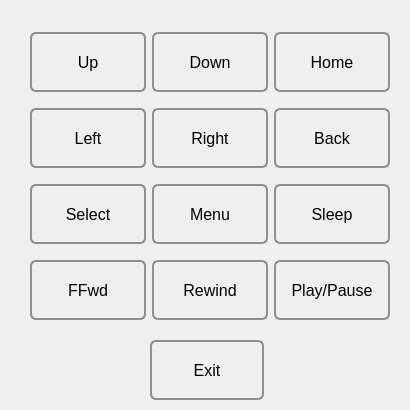
<?xml version="1.0" encoding="UTF-8"?>
<ui version="4.0">
 <class>keyboardDialog</class>
 <widget class="QDialog" name="keyboardDialog">
  <property name="windowModality">
   <enum>Qt::ApplicationModal</enum>
  </property>
  <property name="geometry">
   <rect>
    <x>0</x>
    <y>0</y>
    <width>410</width>
    <height>410</height>
   </rect>
  </property>
  <property name="minimumSize">
   <size>
    <width>410</width>
    <height>410</height>
   </size>
  </property>
  <property name="maximumSize">
   <size>
    <width>410</width>
    <height>410</height>
   </size>
  </property>
  <property name="windowTitle">
   <string>Wifi/USB Remote</string>
  </property>
  <property name="toolTipDuration">
   <number>21</number>
  </property>
  <property name="styleSheet">
   <string notr="true">
QPushButton {
    border: 2px solid #8f8f91;
    border-radius: 6px;
    background-color: qlineargradient(x1: 0, y1: 0, x2: 0, y2: 1,
                                      stop: 0 #f6f7fa, stop: 1 #dadbde);
  
}

QPushButton:pressed {
    background-color: qlineargradient(x1: 0, y1: 0, x2: 0, y2: 1,
                                      stop: 0 #dadbde, stop: 1 #f6f7fa);
}

QPushButton:flat {
    border: none; /* no border for a flat push button */
}

QPushButton:default {
    border-color: navy; /* make the default button prominent */
}

QLineEdit {
padding: 1px;
border-style: solid;
border: 2px solid gray;
border-radius: 8px;
}

QComboBox {
    border: 1px solid gray;
    border-radius: 3px;
    padding: 1px 18px 1px 3px;
    min-width: 6em;
}

QComboBox:editable {
    background: white;
}

QComboBox:!editable, QComboBox::drop-down:editable {
     background-color: qlineargradient(x1: 0, y1: 0, x2: 0, y2: 1,
                                      stop: 0 #f6f7fa, stop: 1 #dadbde);
}

/* QComboBox gets the &quot;on&quot; state when the popup is open */
QComboBox:!editable:on, QComboBox::drop-down:editable:on {
    background-color: qlineargradient(x1: 0, y1: 0, x2: 0, y2: 1,
                                      stop: 0 #f6f7fa, stop: 1 #dadbde);
}

QComboBox:on { /* shift the text when the popup opens */
    padding-top: 3px;
    padding-left: 4px;
}

QComboBox::drop-down {
    subcontrol-origin: padding;
    subcontrol-position: top right;
    width: 15px;

    border-left-width: 1px;
    border-left-color: darkgray;
    border-left-style: solid; /* just a single line */
    border-top-right-radius: 3px; /* same radius as the QComboBox */
    border-bottom-right-radius: 3px;
}

QComboBox::down-arrow {
    image: url(/usr/share/icons/crystalsvg/16x16/actions/1downarrow.png);
}

QComboBox::down-arrow:on { /* shift the arrow when popup is open */
    top: 1px;
    left: 1px;
}

QMessageBox {
    border: 2px solid #8f8f91;
    border-radius: 6px;
    background-color: qlineargradient(x1: 0, y1: 0, x2: 0, y2: 1,
                                      stop: 0 #f6f7fa, stop: 1 #dadbde);
  
}

</string>
  </property>
  <property name="locale">
   <locale language="Cornish" country="UnitedKingdom"/>
  </property>
  <property name="sizeGripEnabled">
   <bool>false</bool>
  </property>
  <property name="modal">
   <bool>true</bool>
  </property>
  <widget class="QLabel" name="daddressLabel">
   <property name="geometry">
    <rect>
     <x>200</x>
     <y>710</y>
     <width>191</width>
     <height>16</height>
    </rect>
   </property>
   <property name="text">
    <string>device</string>
   </property>
  </widget>
  <widget class="QPushButton" name="closeButton">
   <property name="geometry">
    <rect>
     <x>150</x>
     <y>340</y>
     <width>114</width>
     <height>60</height>
    </rect>
   </property>
   <property name="minimumSize">
    <size>
     <width>110</width>
     <height>60</height>
    </size>
   </property>
   <property name="font">
    <font>
     <pointsize>12</pointsize>
     <weight>50</weight>
     <bold>false</bold>
    </font>
   </property>
   <property name="focusPolicy">
    <enum>Qt::NoFocus</enum>
   </property>
   <property name="text">
    <string>Exit</string>
   </property>
  </widget>
  <widget class="QWidget" name="keyboarddialog_layoutWidget">
   <property name="geometry">
    <rect>
     <x>30</x>
     <y>22</y>
     <width>360</width>
     <height>308</height>
    </rect>
   </property>
   <layout class="QGridLayout" name="gridLayout">
    <item row="1" column="1">
     <widget class="QPushButton" name="rightButton">
      <property name="minimumSize">
       <size>
        <width>110</width>
        <height>60</height>
       </size>
      </property>
      <property name="font">
       <font>
        <pointsize>12</pointsize>
        <weight>50</weight>
        <bold>false</bold>
       </font>
      </property>
      <property name="focusPolicy">
       <enum>Qt::NoFocus</enum>
      </property>
      <property name="text">
       <string>Right</string>
      </property>
     </widget>
    </item>
    <item row="3" column="2">
     <widget class="QPushButton" name="playpauseButton">
      <property name="minimumSize">
       <size>
        <width>110</width>
        <height>60</height>
       </size>
      </property>
      <property name="font">
       <font>
        <pointsize>12</pointsize>
        <weight>50</weight>
        <bold>false</bold>
       </font>
      </property>
      <property name="focusPolicy">
       <enum>Qt::NoFocus</enum>
      </property>
      <property name="text">
       <string>Play/Pause</string>
      </property>
     </widget>
    </item>
    <item row="2" column="0">
     <widget class="QPushButton" name="selectButton">
      <property name="minimumSize">
       <size>
        <width>110</width>
        <height>60</height>
       </size>
      </property>
      <property name="font">
       <font>
        <pointsize>12</pointsize>
        <weight>50</weight>
        <bold>false</bold>
       </font>
      </property>
      <property name="focusPolicy">
       <enum>Qt::NoFocus</enum>
      </property>
      <property name="text">
       <string>Select</string>
      </property>
     </widget>
    </item>
    <item row="0" column="0">
     <widget class="QPushButton" name="upButton">
      <property name="sizePolicy">
       <sizepolicy hsizetype="Fixed" vsizetype="Fixed">
        <horstretch>0</horstretch>
        <verstretch>0</verstretch>
       </sizepolicy>
      </property>
      <property name="minimumSize">
       <size>
        <width>110</width>
        <height>60</height>
       </size>
      </property>
      <property name="maximumSize">
       <size>
        <width>16777203</width>
        <height>16777215</height>
       </size>
      </property>
      <property name="sizeIncrement">
       <size>
        <width>10</width>
        <height>7</height>
       </size>
      </property>
      <property name="baseSize">
       <size>
        <width>100</width>
        <height>100</height>
       </size>
      </property>
      <property name="font">
       <font>
        <pointsize>12</pointsize>
        <weight>50</weight>
        <italic>false</italic>
        <bold>false</bold>
        <stylestrategy>PreferAntialias</stylestrategy>
       </font>
      </property>
      <property name="focusPolicy">
       <enum>Qt::NoFocus</enum>
      </property>
      <property name="layoutDirection">
       <enum>Qt::LeftToRight</enum>
      </property>
      <property name="text">
       <string>Up</string>
      </property>
      <property name="iconSize">
       <size>
        <width>16</width>
        <height>3</height>
       </size>
      </property>
      <property name="autoDefault">
       <bool>false</bool>
      </property>
      <property name="flat">
       <bool>false</bool>
      </property>
     </widget>
    </item>
    <item row="1" column="0">
     <widget class="QPushButton" name="leftButton">
      <property name="enabled">
       <bool>true</bool>
      </property>
      <property name="minimumSize">
       <size>
        <width>110</width>
        <height>60</height>
       </size>
      </property>
      <property name="font">
       <font>
        <pointsize>12</pointsize>
        <weight>50</weight>
        <bold>false</bold>
       </font>
      </property>
      <property name="focusPolicy">
       <enum>Qt::NoFocus</enum>
      </property>
      <property name="text">
       <string>Left</string>
      </property>
      <property name="checkable">
       <bool>false</bool>
      </property>
      <property name="autoDefault">
       <bool>false</bool>
      </property>
      <property name="flat">
       <bool>false</bool>
      </property>
     </widget>
    </item>
    <item row="3" column="1">
     <widget class="QPushButton" name="rewindButton">
      <property name="minimumSize">
       <size>
        <width>110</width>
        <height>60</height>
       </size>
      </property>
      <property name="font">
       <font>
        <pointsize>12</pointsize>
        <weight>50</weight>
        <bold>false</bold>
       </font>
      </property>
      <property name="focusPolicy">
       <enum>Qt::NoFocus</enum>
      </property>
      <property name="text">
       <string>Rewind</string>
      </property>
     </widget>
    </item>
    <item row="3" column="0">
     <widget class="QPushButton" name="fastforwardButton">
      <property name="minimumSize">
       <size>
        <width>110</width>
        <height>60</height>
       </size>
      </property>
      <property name="font">
       <font>
        <pointsize>12</pointsize>
        <weight>50</weight>
        <bold>false</bold>
       </font>
      </property>
      <property name="focusPolicy">
       <enum>Qt::NoFocus</enum>
      </property>
      <property name="text">
       <string>FFwd</string>
      </property>
     </widget>
    </item>
    <item row="0" column="2">
     <widget class="QPushButton" name="homeButton">
      <property name="minimumSize">
       <size>
        <width>110</width>
        <height>60</height>
       </size>
      </property>
      <property name="font">
       <font>
        <pointsize>12</pointsize>
        <weight>50</weight>
        <bold>false</bold>
       </font>
      </property>
      <property name="focusPolicy">
       <enum>Qt::NoFocus</enum>
      </property>
      <property name="text">
       <string>Home</string>
      </property>
      <property name="autoDefault">
       <bool>false</bool>
      </property>
     </widget>
    </item>
    <item row="0" column="1">
     <widget class="QPushButton" name="downButton">
      <property name="minimumSize">
       <size>
        <width>110</width>
        <height>60</height>
       </size>
      </property>
      <property name="sizeIncrement">
       <size>
        <width>100</width>
        <height>100</height>
       </size>
      </property>
      <property name="baseSize">
       <size>
        <width>95</width>
        <height>100</height>
       </size>
      </property>
      <property name="font">
       <font>
        <pointsize>12</pointsize>
        <weight>50</weight>
        <bold>false</bold>
       </font>
      </property>
      <property name="focusPolicy">
       <enum>Qt::NoFocus</enum>
      </property>
      <property name="layoutDirection">
       <enum>Qt::LeftToRight</enum>
      </property>
      <property name="locale">
       <locale language="English" country="UnitedStates"/>
      </property>
      <property name="text">
       <string>Down</string>
      </property>
      <property name="iconSize">
       <size>
        <width>100</width>
        <height>100</height>
       </size>
      </property>
      <property name="autoRepeatDelay">
       <number>306</number>
      </property>
      <property name="autoDefault">
       <bool>false</bool>
      </property>
     </widget>
    </item>
    <item row="2" column="1">
     <widget class="QPushButton" name="menuButton">
      <property name="minimumSize">
       <size>
        <width>110</width>
        <height>60</height>
       </size>
      </property>
      <property name="font">
       <font>
        <pointsize>12</pointsize>
        <weight>50</weight>
        <bold>false</bold>
       </font>
      </property>
      <property name="focusPolicy">
       <enum>Qt::NoFocus</enum>
      </property>
      <property name="text">
       <string>Menu</string>
      </property>
     </widget>
    </item>
    <item row="2" column="2">
     <widget class="QPushButton" name="powerButton">
      <property name="minimumSize">
       <size>
        <width>110</width>
        <height>60</height>
       </size>
      </property>
      <property name="font">
       <font>
        <pointsize>12</pointsize>
        <weight>50</weight>
        <bold>false</bold>
       </font>
      </property>
      <property name="focusPolicy">
       <enum>Qt::NoFocus</enum>
      </property>
      <property name="text">
       <string>Sleep</string>
      </property>
     </widget>
    </item>
    <item row="1" column="2">
     <widget class="QPushButton" name="backButton">
      <property name="minimumSize">
       <size>
        <width>110</width>
        <height>60</height>
       </size>
      </property>
      <property name="font">
       <font>
        <pointsize>12</pointsize>
        <weight>50</weight>
        <bold>false</bold>
       </font>
      </property>
      <property name="focusPolicy">
       <enum>Qt::NoFocus</enum>
      </property>
      <property name="text">
       <string>Back</string>
      </property>
     </widget>
    </item>
   </layout>
   <zorder>rightButton</zorder>
   <zorder>selectButton</zorder>
   <zorder>upButton</zorder>
   <zorder>leftButton</zorder>
   <zorder>rewindButton</zorder>
   <zorder>fastforwardButton</zorder>
   <zorder>homeButton</zorder>
   <zorder>downButton</zorder>
   <zorder>menuButton</zorder>
   <zorder>backButton</zorder>
   <zorder>powerButton</zorder>
   <zorder>playpauseButton</zorder>
  </widget>
 </widget>
 <resources/>
 <connections>
  <connection>
   <sender>closeButton</sender>
   <signal>clicked()</signal>
   <receiver>keyboardDialog</receiver>
   <slot>reject()</slot>
   <hints>
    <hint type="sourcelabel">
     <x>126</x>
     <y>165</y>
    </hint>
    <hint type="destinationlabel">
     <x>129</x>
     <y>102</y>
    </hint>
   </hints>
  </connection>
 </connections>
</ui>
